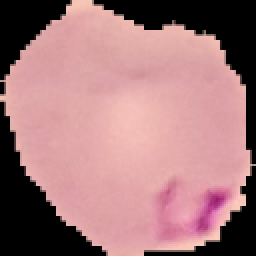
#> input picture chap06-Transformations/00000.jpg, 128 x 128 px (shown 2 times larger)
$ jupyter execute --allow-errors chap06-1-Transformations.ipynb   (older library calls are emulated)
#> lines starting #> are read from the running program, lines starting #| are printed output that depends on the picture
[cell 1]
# 旋轉影像處理
from skimage.transform import rotate
import matplotlib.pyplot as plt
malaria = plt.imread('00000.jpg')
#> malaria is the input picture: shape (128, 128, 3) float32; mean R, G, B 0.639, 0.469, 0.478
plt.figure(figsize=(2,2))
plt.imshow(malaria)
plt.axis('off')
plt.show()

#> (a cell that did not finish here is left out)

[cell 3]
for a in range(0, -370, -10):
    print('Angle', a)
    plt.figure(figsize=(2,2))
    plt.imshow(rotate(malaria, angle=a))
    plt.axis('off')
    plt.show()
#> this loop made 37 passes
#> pass 2, `plt.show()`:
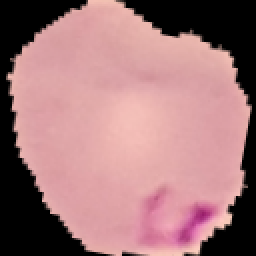
#> shown: shape (128, 128, 3) float32 (shown 2 times larger); mean R, G, B 0.636, 0.467, 0.476

[cell 4]
#等比例調整影像大小
from skimage.transform import rescale
# 	rescale(image, 1/4, anti_aliasing=True, multichannel=True)
import matplotlib.pyplot as plt
andy = plt.imread('andy2.jpg')
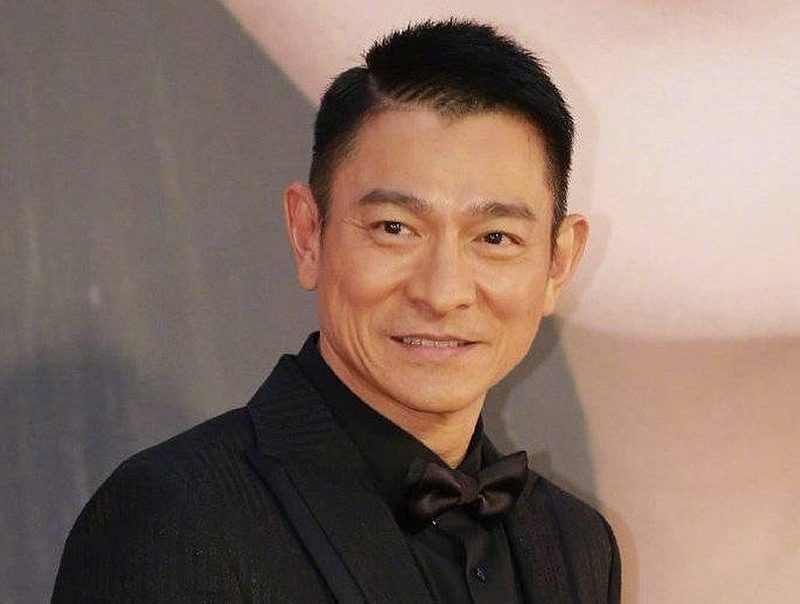
#> input picture chap06-Transformations/andy2.jpg, 800 x 604 px
#> andy is the input picture: shape (604, 800, 3); mean R, G, B 135, 113.2, 102.9
plt.imshow(andy)
plt.show()

downscale = 1/2
andy_rescale = rescale(andy, downscale, anti_aliasing=True, multichannel=True)
plt.imshow(andy_rescale)
plt.show()

andy_rescale_anti = rescale(andy, downscale, anti_aliasing=False, multichannel=True)
plt.imshow(andy_rescale_anti)
plt.show()

[cell 5]
andy.shape
#> Out = (604, 800, 3)

[cell 6]
# 任意比例調整影像大小
from skimage.transform import resize
andy_resize = resize(andy, (400, 800), anti_aliasing=True)
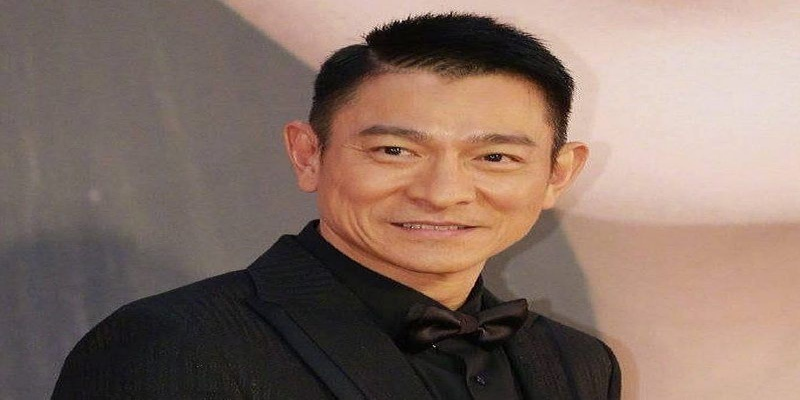
#> andy_resize: shape (400, 800, 3) float64; mean R, G, B 0.529, 0.444, 0.404
plt.imshow(andy_resize)
plt.show()
